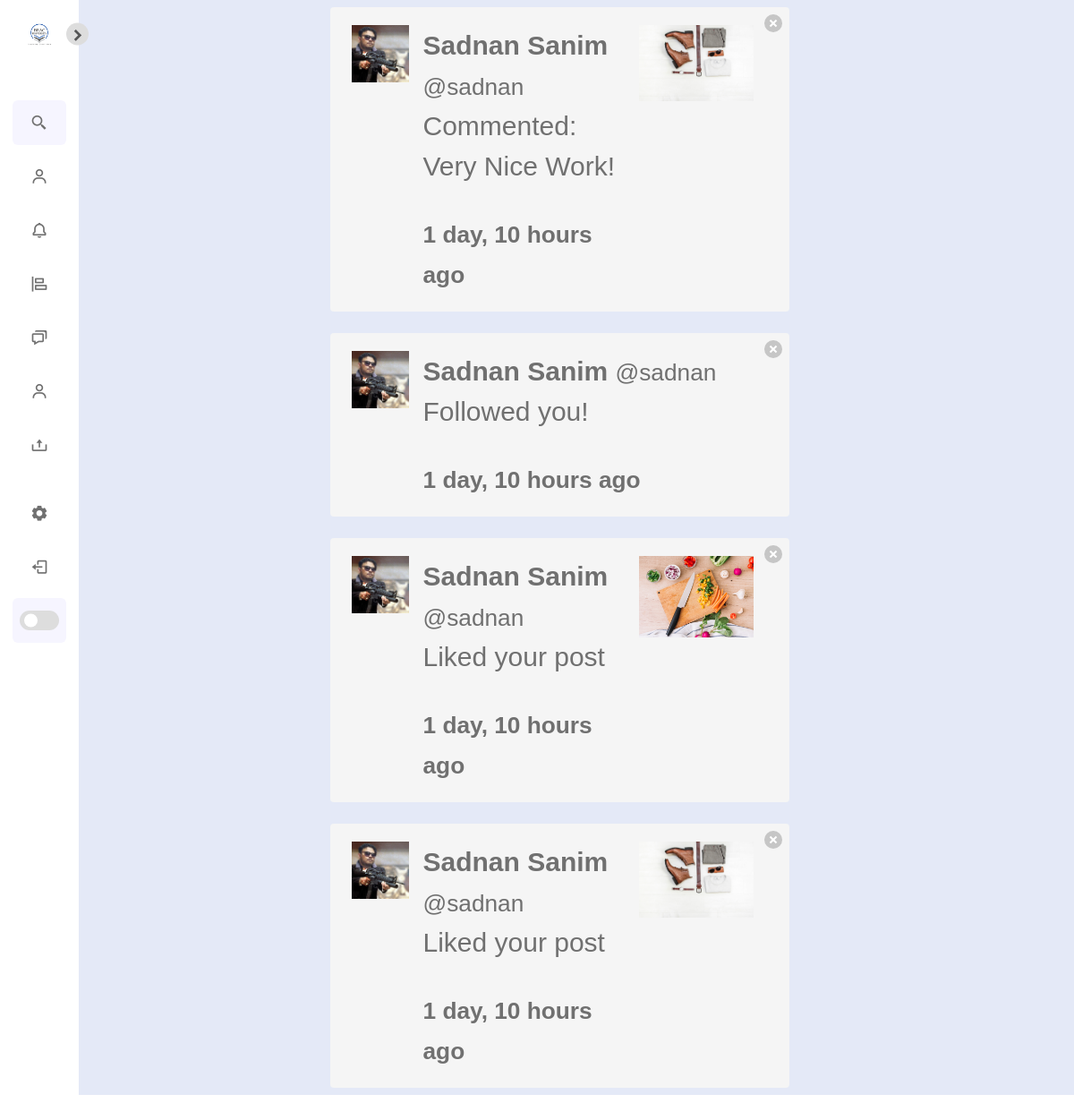
The app's page /notifications/ (signed in) with its own data.
### notifications/models.py (models this page shows)
class Notification(models.Model):
	NOTIFICATION_TYPES = ((1,'Like'),(2,'Comment'), (3,'Follow'))
	post = models.ForeignKey('post.Post', on_delete=models.CASCADE, related_name="noti_post", blank=True, null=True)
	sender = models.ForeignKey(User, on_delete=models.CASCADE, related_name="noti_from_user")
	user = models.ForeignKey(User, on_delete=models.CASCADE, related_name="noti_to_user")
	notification_type = models.IntegerField(choices=NOTIFICATION_TYPES)
	text_preview = models.CharField(max_length=90, blank=True)
	date = models.DateTimeField(auto_now_add=True)
	is_seen = models.BooleanField(default=False)

### authy/models.py (models this page shows)
class Profile(models.Model):
	user = models.OneToOneField(User, on_delete=models.CASCADE)
	first_name = models.CharField(max_length=50, null=True, blank=True)
	last_name = models.CharField(max_length=50, null=True, blank=True)
	location = models.CharField(max_length=50, null=True, blank=True)
	url = models.CharField(max_length=80, null=True, blank=True)
	profile_info = models.TextField(max_length=150, null=True, blank=True)
	created = models.DateField(auto_now_add=True)
	favorites = models.ManyToManyField(Post)
	picture = models.ImageField(upload_to=user_directory_path, blank=True, null=True, verbose_name='Picture')

### post/models.py (models this page shows, shortened)
class Post(models.Model):
	id = models.UUIDField(primary_key=True, default=uuid.uuid4, editable=False)
	picture = models.ImageField(upload_to=user_directory_path, verbose_name='Picture', null=False)
	caption = models.TextField(max_length=1500, verbose_name='Caption')
	posted = models.DateTimeField(auto_now_add=True)
	tags = models.ManyToManyField(Tag, related_name='tags')
	user = models.ForeignKey(User, on_delete=models.CASCADE)
	likes = models.IntegerField(default=0)

### notifications/views.py (the view)
# urls.py: path('', ShowNOtifications, name='show-notifications'),
def ShowNOtifications(request):
	user = request.user
	notifications = Notification.objects.filter(user=user).order_by('-date')
	Notification.objects.filter(user=user, is_seen=False).update(is_seen=True)
	template = loader.get_template('notifications.html')
	context = {
		'notifications': notifications,
	}
	return HttpResponse(template.render(context, request))

### direct/views.py (called while the page is built)
def checkDirects(request):
	directs_count = 0
	if request.user.is_authenticated:
		directs_count = Message.objects.filter(user=request.user, is_read=False).count()
	return {'directs_count':directs_count}

### notifications/views.py (called while the page is built)
def CountNotifications(request):
	count_notifications = 0
	if request.user.is_authenticated:
		count_notifications = Notification.objects.filter(user=request.user, is_seen=False).count()
	return {'count_notifications':count_notifications}

### Config/templates/notifications.html (shortened to what this page needs)
{% extends 'base.html' %}
{% load static %}
{% load humanize %}
{% block content %}
    <div class="columns is-mobile is-centered">
    <div class="column is-half">
{% for notification in notifications %}
{% if notification.notification_type == 2 %}
      <div class="notification">
      <a href="{% url 'delete-notification' notification.id %}" class="delete"></a>
      <article class="media">
  <figure class="media-left">
    <p class="image is-64x64">
        {% if notification.sender.profile.picture %}
            <img src="{{ notification.sender.profile.picture.url }}" alt="Placeholder image">
          {% else %}
            <img src="https://bulma.io/images/placeholders/96x96.png" alt="Placeholder image">
        {% endif %}
    </p>
  </figure>
  <div class="media-content">
    <div class="content">
        <strong>{{ notification.sender.profile.first_name }} {{ notification.sender.profile.last_name }}</strong> <small>@{{ notification.sender.username }}</small>
        <br>
        Commented:
      <p>{{ notification.text_preview }}</p>
        <strong><small>{{ notification.date|naturaltime }}</small></strong>
    </div>
  </div>
  <div class="media-right">
    <figure class="image is-128x128">
      <img src="{{ notification.post.picture.url }}">
  </figure>
  </div>
</article>
      </div>
{% endif %}
{% if notification.notification_type == 3 %}
      <div class="notification">
      <a href="{% url 'delete-notification' notification.id %}" class="delete"></a>
      <article class="media">
  <figure class="media-left">
    <p class="image is-64x64">
          {% if notification.sender.profile.picture %}
            <img src="{{ notification.sender.profile.picture.url }}" alt="Placeholder image">
          {% else %}
            <img src="https://bulma.io/images/placeholders/96x96.png" alt="Placeholder image">
        {% endif %}
    </p>
  </figure>
  <div class="media-content">
    <div class="content">
        <strong>{{ notification.sender.profile.first_name }} {{ notification.sender.profile.last_name }}</strong> <small>@{{ notification.sender.username }}</small>
        <br>
        <p> Followed you!</p>
        <strong><small>{{ notification.date|naturaltime }}</small></strong>
    </div>
  </div>
</article>
      </div>
{% endif %}
{% if notification.notification_type == 1 %}
      <div class="notification">
      <a href="{% url 'delete-notification' notification.id %}" class="delete"></a>
      <article class="media">
  <figure class="media-left">
    <p class="image is-64x64">
        {% if notification.sender.profile.picture %}
            <img src="{{ notification.sender.profile.picture.url }}" alt="Placeholder image">
          {% else %}
            <img src="https://bulma.io/images/placeholders/96x96.png" alt="Placeholder image">
        {% endif %}
    </p>
  </figure>
  <div class="media-content">
    <div class="content">
        <strong>{{ notification.sender.profile.first_name }} {{ notification.sender.profile.last_name }}</strong> <small>@{{ notification.sender.username }}</small>
        <br>
        <p> Liked your post</p>
        <strong><small>{{ notification.date|naturaltime }}</small></strong>
    </div>
  </div>
  <div class="media-right">
    <figure class="image is-128x128">
      <img src="{{ notification.post.picture.url }}">
  </figure>
  </div>
</article>
      </div>
{% endif %}
{% endfor %}
    </div>
    </div>
{% endblock %}

### Config/templates/base.html (shortened to what this page needs)
{% load static %}
<!doctype html>
<html lang="en">
  <head>
    <link rel="stylesheet" href="{% static 'css/style1.css' %}">
    <link rel="stylesheet" href="{% static 'css/bulma.min.css' %}">
    <link href='https://unpkg.com/boxicons@2.1.4/css/boxicons.min.css' rel='stylesheet'>
    <link href="https://cdn.jsdelivr.net/npm/bootstrap@5.3.3/dist/css/bootstrap.min.css" rel="stylesheet">
  </head>
  <body>
    <nav class="sidebar close">
      <header>
        <div class="image-text">
          <span class="image">
            <a href="{% url 'index' %}"><img src="{% static 'img/logo.png' %}" alt="logo"></a>
          </span>
        </div>
        <div class="toggle">
          <i class='bx bxs-chevron-right ' ></i>
        </div>
      </header>
      <div class="menu-bar">
        <div class="menu">
          <li class="search-box">
            <a href="{% url 'usersearch' %}">
              <i class='bx bx-search-alt-2 icon' ></i>
            </a>
          </li>
          <ul class="menu-links">
            <li class="nav-link">
              <a href="#">
                <i class='bx bx-user icon'></i>
              </a>
            </li>
            <li class="nav-link">
              <a href="{% url 'show-notifications' %}">
                <i class='bx bx-bell icon' ></i>
              </a>
            </li>
            <li class="nav-link">
              <a href="#">
                <i class='bx bx-objects-horizontal-left icon' ></i>
              </a>
            </li>
            <li class="nav-link">
              <a href="{% url 'directs' request.user %}">
                <i class='bx bx-chat icon' ></i>
              </a>
            </li>
            <li class="nav-link">
              <a href="{% url 'profile' request.user %}">
                <i class='bx bx-user icon'></i>
              </a>
            </li>
            <li class="nav-link">
              <a href="{% url 'newpost' %}">
                <i class='bx bx-upload icon'></i>
              </a>
            </li>
          </ul>
        </div>
        <div class="bottom-content">
          <li class="">
            <a href="#">
              <i class='bx bxs-cog icon' ></i>
            </a>
          </li>
          <li class="nav-link">
            <a href="{% url 'logout' %}">
              <i class='bx bx-log-out icon' ></i>
            </a>
          </li>
          <li class="mode">
            <div class="toggle-switch">
              <span class="switch"></span>
            </div>
          </li>
        </div>
      </div>
    </nav>
    <main>
      <section class="home">
          <div class="text">
            {% block content %}
            {% endblock %}
          </div>
      </section>
    </main>
  </body>
</html>

### Config/static/css/style1.css (style rules this page uses)
* { font-family: sans-serif; margin: 0; padding: 0; box-sizing: border-box; }
:root { --body-color: #E4E9F7; --sidebar-color: #FFF; --primary-color: #5d5c5e; --primary-color-light: #F6F5FF; --toggle-color: #DDD; --text-color: #707070; --tran-02: all 0.2s ease; --tran-03: all 0.3s ease; --tran-04: all 0.4s ease; --tran-05: all 0.5s ease; }
body { height: 100vh; background: var(--body-color); transition: var(--tran-02); }
.sidebar.close { width: 88px; }
.sidebar .image { min-width: 60px; display: flex; align-items: center; justify-content: center; }
.sidebar { position: fixed; top: 0; left: 0; height: 100%; width: 250px; padding: 10px 14px; background: var(--sidebar-color); transition: var(--tran-05); z-index: 100; }
ul.menu-links { padding-left: 0; }
.sidebar li { height: 50px; margin-top: 10px; list-style: none; display: flex; align-items: center; }
.sidebar li .icon, .sidebar li .text { color: var(--text-color); transition: var(--tran-02); }
.sidebar li .icon { display: flex; align-items: center; justify-content: center; min-width: 60px; font-size: 20px; }
.sidebar header { position: relative; }
.sidebar .image-text img { width: 40px; border-radius: 6px; }
.sidebar header .image-text { display: flex; align-items: center; }
.sidebar .menu { margin-top: 35px; }
.sidebar header .toggle { position: absolute; top: 50%; right: -25px; transform: translateY(-50%) rotate(180deg); height: 25px; width: 25px; background: white; display: flex; align-items: center; justify-content: center; border-radius: 50%; background-color: var(--toggle-color); font-size: 22px; transition: var(--tran-03); color: #545556; }
.sidebar.close header .toggle { transform: translateY(-50%); }
.sidebar .search-box { background: var(--primary-color-light); border-radius: 6px; transition: var(--tran-05); }
.sidebar li a { height: 100%; width: 100%; display: flex; align-items: center; text-decoration: none; border-radius: 6px; font-weight: 500; transition: var(--tran-04); }
.sidebar .menu-bar { height: cal(100% - 50px); display: flex; flex-direction: column; justify-content: space-between; }
.menu-bar .mode { position: relative; border-radius: 60px; background: var(--primary-color-light); }
.menu-bar .mode .toggle-switch { position: absolute; right: 0; display: flex; align-items: center; justify-content: center; height: 100%; min-width: 60px; cursor: pointer; border-radius: 6px; background: var(--primary-color-light); }
.toggle-switch .switch { position: relative; height: 22px; width: 44px; border-radius: 25px; background: var(--toggle-color); transition: var(--tran-05); }
.switch::before { content: ''; position: absolute; height: 15px; width: 15px; border-radius: 50%; top: 50%; left: 5px; transform: translateY(-50%); background: var(--sidebar-color); transition: var(--tran-03); }
main .home { position: relative; left: 250px; width: calc(100% - 250px); background: var(--body-color); transition: var(--tran-05); }
main .home .text { font-size: 30px; font-weight: 500; color: var(--text-color); padding: 8px 50px; }
.sidebar.close ~ main .home { left: 50px; width: calc(100% - 50px); }
body { overflow-x: hidden; }

### records on screen
Notification: sender.profile.picture (picture), sender.profile.first_name "Sadnan", sender.profile.last_name "Sanim", sender.username "sadnan", text_preview "Very Nice Work!", date "1 day, 10 hours ago", post.picture (picture)
Notification: sender.profile.picture (picture), sender.profile.first_name "Sadnan", sender.profile.last_name "Sanim", sender.username "sadnan", date "1 day, 10 hours ago"
Notification: sender.profile.picture (picture), sender.profile.first_name "Sadnan", sender.profile.last_name "Sanim", sender.username "sadnan", date "1 day, 10 hours ago", post.picture (picture)
Notification: sender.profile.picture (picture), sender.profile.first_name "Sadnan", sender.profile.last_name "Sanim", sender.username "sadnan", date "1 day, 10 hours ago", post.picture (picture)
